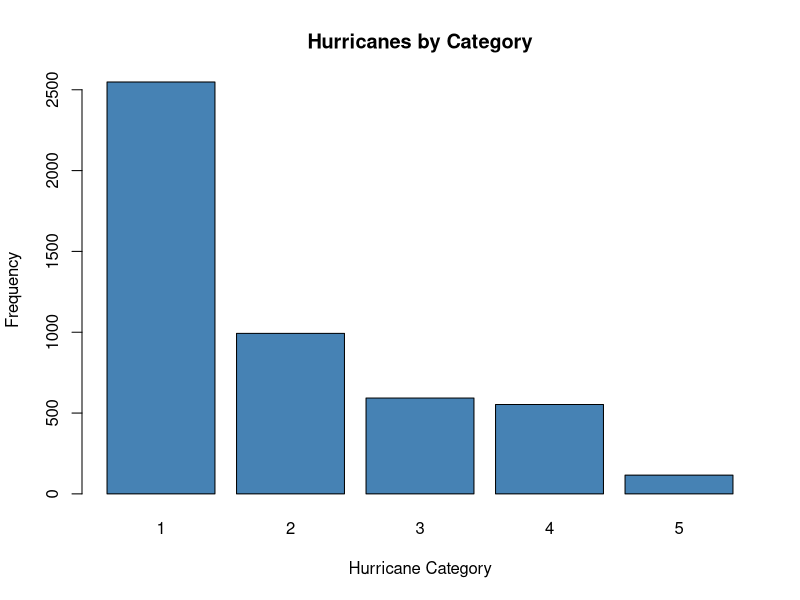
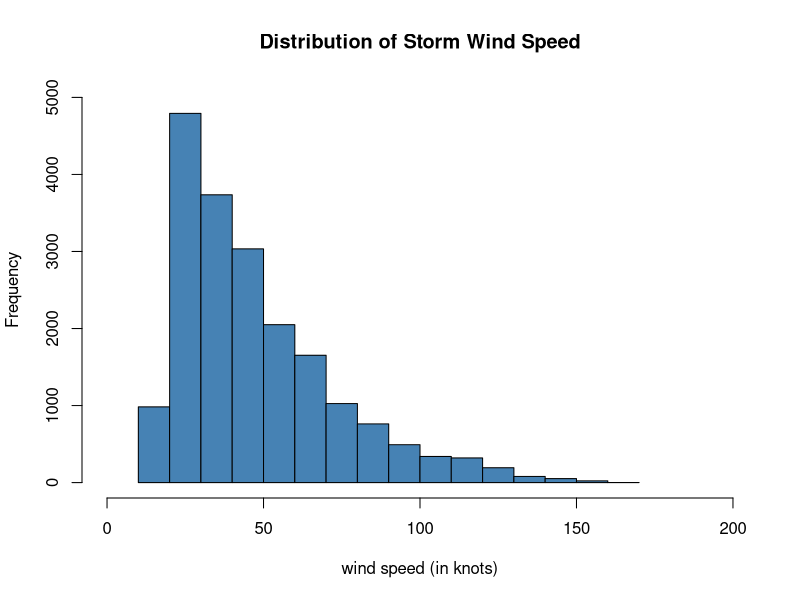
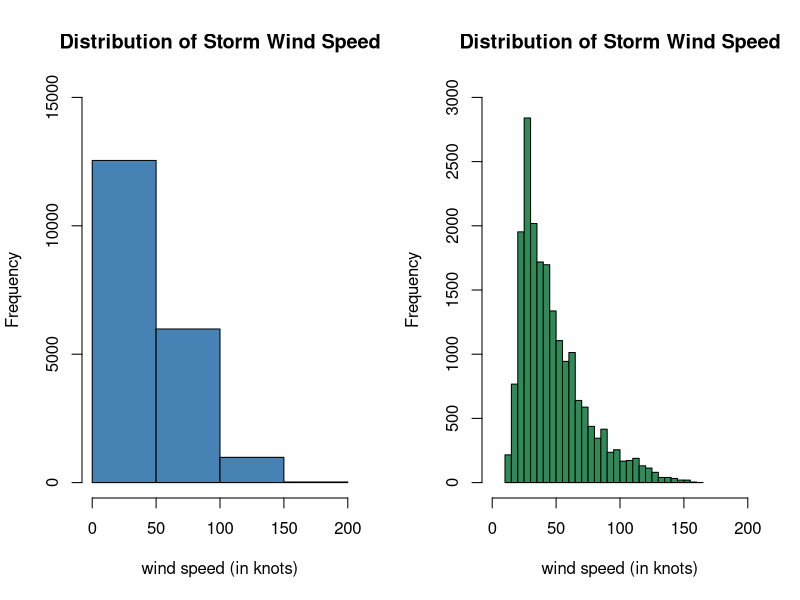
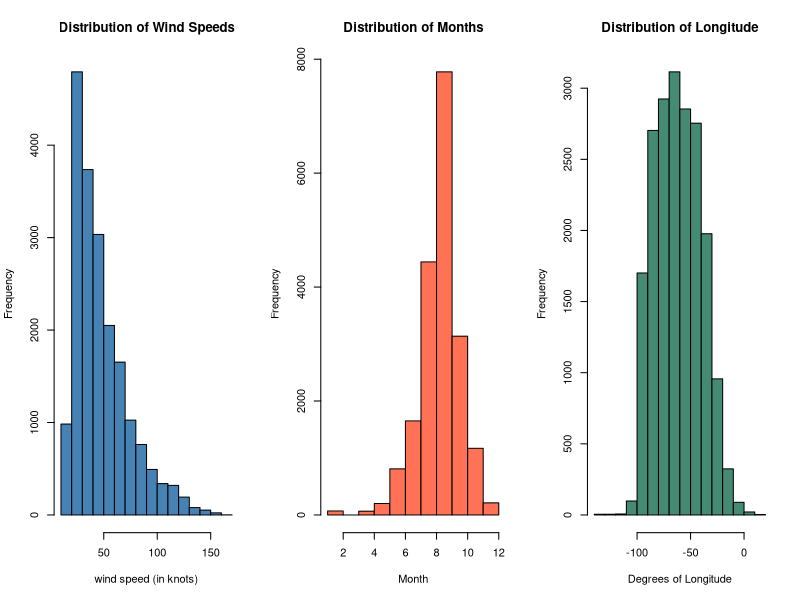
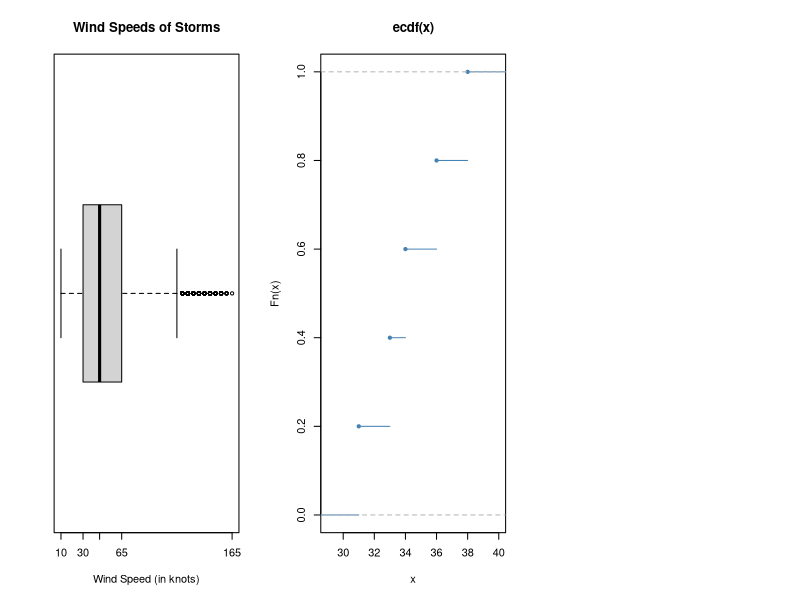
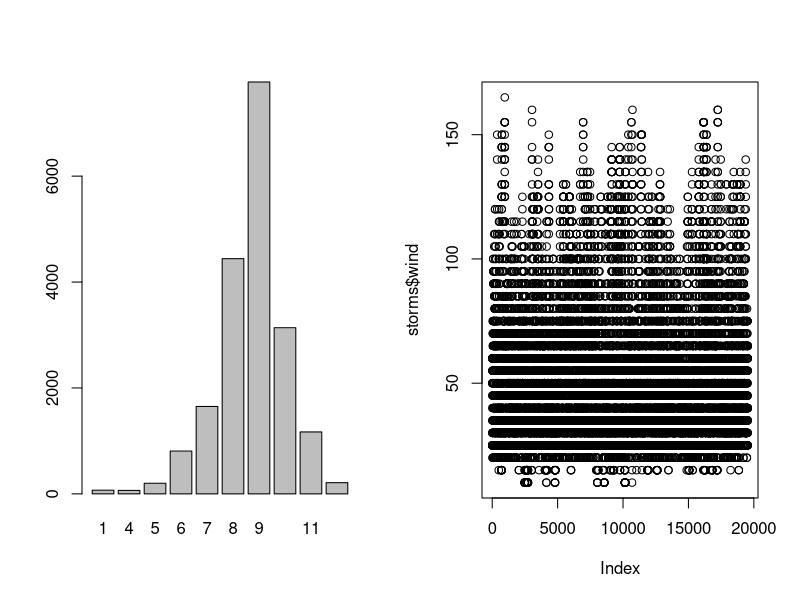
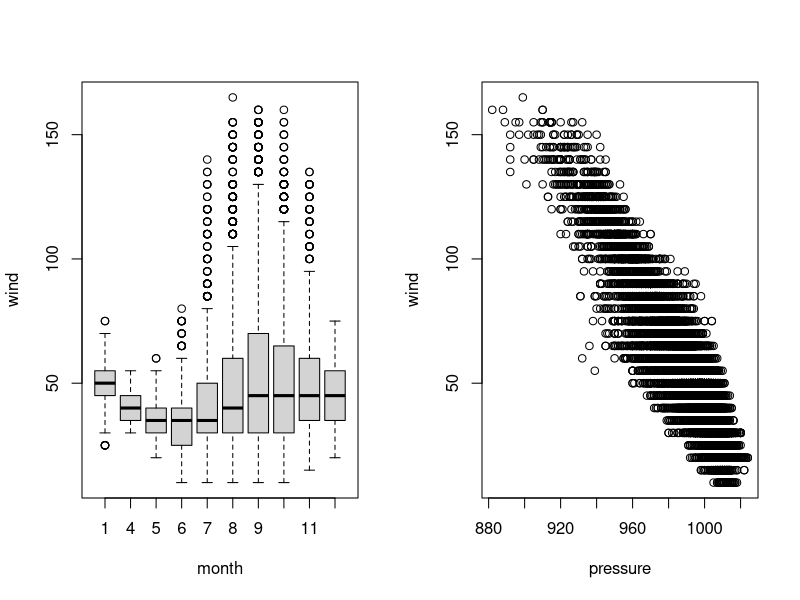

Source code (R) for these figures, in order: (Note: this script raises an error after producing the figures.)
## ---- chunk 1
#| eval: true
#| output: false
library(dplyr)  # load dplyr package
## ---- chunk 2
?storms  # open help tab
## ---- chunk 3
#| eval: true
typeof(storms$year)
## ---- chunk 4
#| eval: true
# enter your comments after each # 
storms$year <- as.integer(storms$year)  #
storms$month <- as.integer(storms$month)  #
storms$hour <- as.integer(storms$hour)  #
storms$category <- factor(storms$category)  #
## ---- chunk 5
#| eval: true
# view the resulting data structure
str(storms)
## ---- chunk 6
#| eval: true
tbl.status <- table(storms$status) # store counts for each storm classification
tbl.status  # print table to screen
## ---- chunk 7
#| eval: true
# table of counts for each storm classification
prop.table(tbl.status)
## ---- chunk 8
#| eval: true
plot(storms$category,  # categorical data
     main = "Hurricanes by Category",  # main title
     xlab = "Hurricane Category",  # horizontal axis label
     ylab = "Frequency",  # vertical axis label
     col = "steelblue")  # fill color of bars)
## ---- chunk 9
#| eval: true
# create a histogram
hist(storms$wind,  # vector of values to plot
     breaks = 15,  # number of bin ranges to use
     xlab = "wind speed (in knots)",   # x-axis label
     xlim = c(0,200),  # sets window for x-axis
     ylab = "Frequency",  # y-axis label
     ylim = c(0,5000),  # sets window for y-axis
     main = "Distribution of Storm Wind Speed",  # main label
     col = "steelblue")  # fill color of bars
## ---- chunk 10
#| eval: true
le.40 <- storms$wind <= 40  # ??

tail(storms$wind, 10)  # prints last 10 rows of wind speed vector
tail(le.40, 10)  # prints last 10 rows of logical vector le.40
## ---- chunk 11
#| eval: true
# enter comment to interpret this command
sum(le.40)  # ??
## ---- chunk 12
#| eval: true
# plots appear in an array with 1 row and 2 columns
par(mfrow = c(1, 2))  # create an array of plots

# create a histogram
hist(storms$wind,  # vector of values to plot
     breaks = 5,  # number of bin ranges to use
     xlab = "wind speed (in knots)",   # x-axis label
     xlim = c(0,200),  # sets window for x-axis
     ylab = "Frequency",  # y-axis label
     ylim = c(0,15000),  # sets window for y-axis
     main = "Distribution of Storm Wind Speed",  # main label
     col = "steelblue")  # fill color of bars

# create a histogram
hist(storms$wind,  # vector of values to plot
     breaks = 50,  # number of bin ranges to use
     xlab = "wind speed (in knots)",   # x-axis label
     xlim = c(0,200),  # sets window for x-axis
     ylab = "Frequency",  # y-axis label
     ylim = c(0,3000),  # sets window for y-axis
     main = "Distribution of Storm Wind Speed",  # main label
     col = "seagreen")  # fill color of bars
## ---- chunk 13

## ---- chunk 14

## ---- chunk 15
#| eval: true
par(mfrow = c(1, 3))  # Create a 1 x 3 array of plots

hist(storms$wind, 
     xlab = "wind speed (in knots)",   # x-axis label
     ylab = "Frequency",  # y-axis label
     main = "Distribution of Wind Speeds",  # main title
     col = "steelblue")  # fill color of bars

hist(storms$month, 
     breaks = 12,  # number of breaks
     xlab="Month",   # x-axis label
     ylab = "Frequency",  # y-axis label
     main = "Distribution of Months",  # main title
     col = "coral1")  # fill color of bars

hist(storms$long, 
     breaks = 15,  # number of breaks
     xlab="Degrees of Longitude",   # x-axis label
     ylab = "Frequency",  # y-axis label
     main = "Distribution of Longitude",  # main title
     col = "aquamarine4")  # fill color of bars
## ---- chunk 16

## ---- chunk 17

## ---- chunk 18
#| eval: true
boxplot(storms$wind,  # data to plot
        main = "Wind Speeds of Storms",  # main title 
        xlab = "Wind Speed (in knots)",  # x-axis label
        xaxt='n',  # turn off default ticks on x-axis
        horizontal = TRUE)  # align horizontally
axis(1, at = fivenum(storms$wind))  # add tickmarks at five number summary
## ---- chunk 19
#| eval: true
test.data <- c(31, 33, 34, 36, 38)  # vector of test data
test.data <= 35  # logical test
## ---- chunk 20
#| eval: true
sum(test.data <= 35)  # sum the TRUE results
## ---- chunk 21
#| eval: true
mean(test.data <= 35)  # total values <= 35 divided by total number of values
## ---- chunk 22
# what proportion of observations have wind less than or equal to 50

## ---- chunk 23
#| eval: true
plot.ecdf(test.data, col="steelblue")
## ---- chunk 24
# plot the ecdf for wind speeds in storms

## ---- chunk 25
#| eval: true
typeof(storms$month)  # check how months is stored
## ---- chunk 26
#| eval: true
storms$month <- factor(storms$month)  # convert month to a categorical variable
summary(storms$month)  # check summary output after converting to factor
## ---- chunk 27
#| eval: true
par(mfrow = c(1,2))  # create a 1 by 2 array of plots
plot(storms$month)  # bar chart is created for categorical data
plot(storms$wind)  # index plot is created for quantitative data
par(mfrow = c(1,1))  # reset to 1 plot per figure
## ---- chunk 28
#| eval: true
par(mfrow = c(1,2))  # create a 1 by 2 array of plots
plot(wind ~ month, data = storms)  # side by side boxplots
plot(wind ~ pressure, data = storms)  # scatterplot
par(mfrow = c(1,1))  # reset to 1 plot per figure
## ---- chunk 29
#| eval: true
# keeps all variables for storms in August
aug <- subset(storms, month == "8")

# keeps only the wind speed variable for August storms
aug.wind <- subset(storms, select = wind, month == "8")

# drop = T drops the column name and creates a vector instead of a data frame
aug.wind.vec <- subset(storms, select = wind, month == "8", drop = T) 
## ---- chunk 30
#| eval: true
# we can see all variables are selected
head(aug)
## ---- chunk 31
#| eval: true
# just the wind variable is selected
head(aug.wind)
## ---- chunk 32
#| eval: true
# wind speeds in august stored in a vector
head(aug.wind.vec)
## ---- chunk 33

## ---- chunk 34
#| eval: true
aug2 <- filter(storms, month == "8")  # filter requires dplyr package
head(aug2)  # selects all variables
## ---- chunk 35
#| eval: true
# extract rows from storms with month equal to 8
aug.logic <- storms[storms$month == "8", ]
head(aug.logic)
## ---- chunk 36
# keeps all variables for storms in September

## ---- chunk 37
# need to answer previous question first
boxplot(aug$wind, sept$wind,  # enter two vectors of data
        main = "Comparing Wind Speeds in Aug. and Sept.",   # main title
        xlab = "Wind Speed (in knots)",  # x-axis label
        horizontal = TRUE,  # align boxplots horizontally
        names = c("August", "September"),  # label each boxplot
        col = c("seagreen", "steelblue"))  # fill color for box
## ---- chunk 38

## ---- chunk 39
#| eval: true
w <- storms$wind  # wind is now stored in w
xbar.w <- mean(w)  # compute mean wind speed and assign to xbar.w
## ---- chunk 40
#| eval: true
#| output: false
xbar.w  # print the mean wind speed to screen
print(xbar.w)  # print a different way
## ---- chunk 41
#| eval: true
#| output: false
(sd.w <- sd(w))  # using ( ) around a command will execute, store and print output
